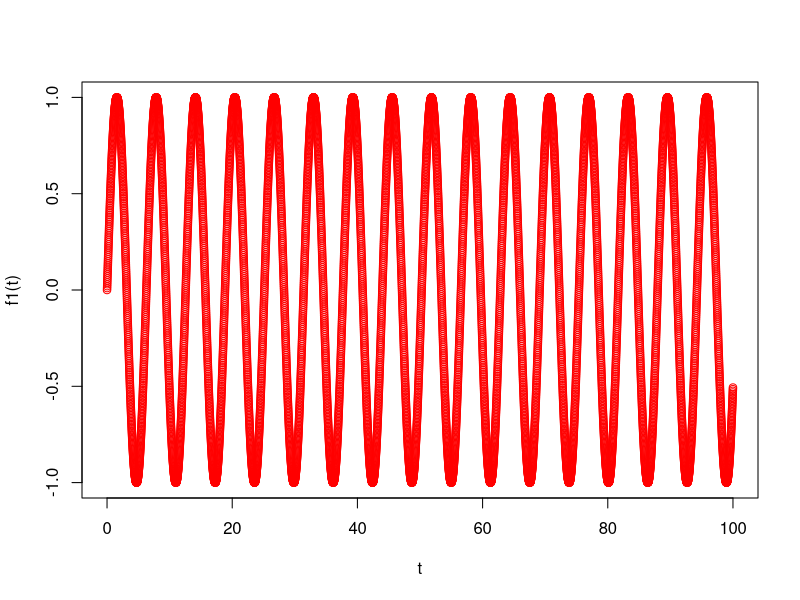

Write the R code that produced this figure. (Note: this script raises an error after producing the figure.)
functie.smechera <- function()
{
  pi^5
}
functie.smechera()

f1 <- function(x)
{
  sin(x)
}
f1(pi)

all.equal(0, 1.224606e-16)
all.equal(0, 0.00001, tolerance = 1.0e-5)

w <- integrate(f1, 0, pi / 2)
valoare <- w[[1]]

integrate(f1, 0, 30)

t <- seq(0, 100, 0.01)
plot(t, f1(t), col = "red")

f2 <- function(x)
{
  exp(x)
}

integrate(f2, 0, Inf)

f3 <- function(x)
{
  x^2
}

integrate(f3, 0, Inf)

f4 <- function(x)
{
  1/(x+1)
}

integrate(f4, 0, Inf)











